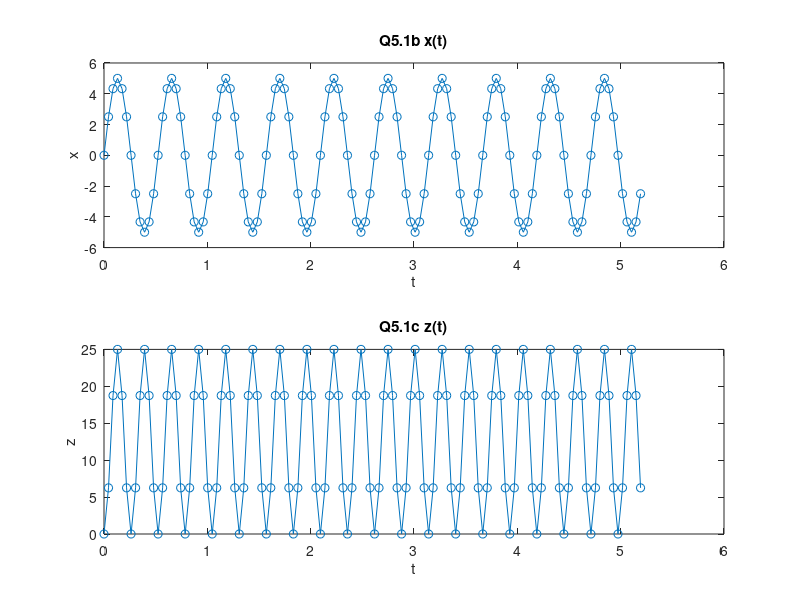

Write the MATLAB code that produced this figure.
clear all; %initialize
close all;
clc;
 
To = (2*pi)/12; %period of signal
Ts = To/12; %sample time
t = [0: Ts:10*To-Ts]; %t yeilds 120 samples (12 per period)
x = 5*sin(12*t); %x(t) = A*sin(Wo*t)
z = x.^2; %z(t) = x(t)^2

subplot(2,1,1); %subplot 1
plot(t,x,'o-'); %plot x function
xlabel('t'); %x axis label for x(t)
ylabel('x'); %y axis label for x(t)
title('Q5.1b x(t)'); %title for x(t)

subplot(2,1,2); %subplot 2
plot(t,z,'o-'); %plot z function
title('Q5.1c z(t)'); %title for z(t)
xlabel('t'); %x axis label for z(t)
ylabel('z'); %y axis label for z(t)
